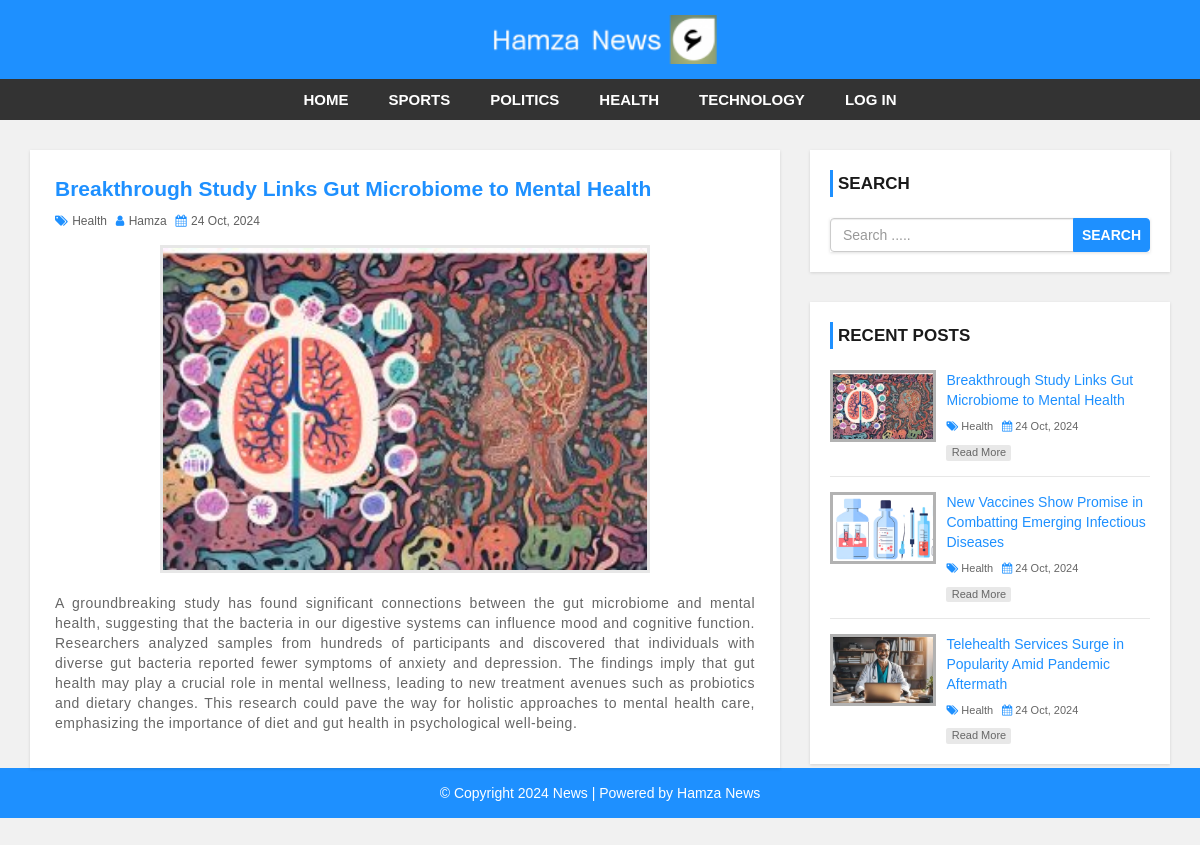
The page /single.php?id=60 on the database its author committed.
### tables this page shows
CREATE TABLE `settings` (
  `id` int(11) NOT NULL,
  `websitename` varchar(60) NOT NULL,
  `logo` varchar(50) NOT NULL,
  `footerdesc` varchar(255) NOT NULL
);

CREATE TABLE `category` (
  `category_id` int(11) NOT NULL,
  `category_name` varchar(100) NOT NULL,
  `post` int(11) NOT NULL DEFAULT 0
);

CREATE TABLE `post` (
  `post_id` int(11) NOT NULL,
  `title` varchar(100) NOT NULL,
  `description` text NOT NULL,
  `category` varchar(100) NOT NULL,
  `post_date` varchar(50) NOT NULL,
  `author` int(11) NOT NULL,
  `post_img` varchar(100) NOT NULL
);

CREATE TABLE `user` (
  `user_id` int(10) UNSIGNED NOT NULL,
  `first_name` varchar(30) NOT NULL,
  `last_name` varchar(30) NOT NULL,
  `username` varchar(30) DEFAULT NULL,
  `password` varchar(40) DEFAULT NULL,
  `role` int(11) NOT NULL
);

### config.php (called while the page is built, shortened)
<?php
$hostname = "http://localhost/news-site";

### single.php (the view, shortened to what this page needs)
<?php include 'header.php'; ?>
<div id="main-content">
    <div class="container">
        <div class="row">
            <div class="col-md-8">
                <div class="post-container">
                    <?php
                    include "config.php";
                    if (isset($_GET['id']) && is_numeric($_GET['id'])) {
                        $post_id = (int)$_GET['id'];
                        $sql = "SELECT post.post_id, post.title, post.description, post.post_date,
                                        category.category_name, user.username, post.category, post.post_img,
                                        user.user_id as author
                                FROM post
                                LEFT JOIN category ON post.category = category.category_id
                                LEFT JOIN user ON post.author = user.user_id
                                WHERE post.post_id = {$post_id}";
                        $result = mysqli_query($conn, $sql) or die("Query Failed: " . mysqli_error($conn));
                        if (mysqli_num_rows($result) > 0) {
                            while ($row = mysqli_fetch_assoc($result)) {
                    ?>
                    <div class="post-content single-post white-bg">
                        <h3><?php echo htmlspecialchars($row['title']); ?></h3>
                        <div class="post-information">
                            <span>
                                <i class="fa fa-tags" aria-hidden="true"></i>
                                <a href='category.php?cid=<?php echo $row['category']; ?>'><?php echo htmlspecialchars($row['category_name']); ?></a>
                            </span>
                            <span>
                                <i class="fa fa-user" aria-hidden="true"></i>
                                <a href='author.php?aid=<?php echo $row['author']; ?>'><?php echo htmlspecialchars($row['username']); ?></a>
                            </span>
                            <span>
                                <i class="fa fa-calendar" aria-hidden="true"></i>
                                <?php echo htmlspecialchars($row['post_date']); ?>
                            </span>
                        </div>
                        <img class="single-feature-image" src="admin/upload/<?php echo htmlspecialchars($row['post_img']); ?>" alt=""/>
                        <p class="description">
                            <?php echo htmlspecialchars($row['description']); ?>
                        </p>
                    </div>
                    <?php
                            }
                        } else {
                            echo "<h2>No Record Found.</h2>";
                        }
                    } else {
                        echo "<h2>Invalid Post ID.</h2>";
                    }
                    ?>
                </div>
            </div>
            <?php include 'sidebar.php'; ?>
        </div>
    </div>
</div>
<?php include 'footer.php'; ?>

### header.php (shortened to what this page needs)
<?php
include "config.php";
?>
<!DOCTYPE html>
<html lang="en">
<head>
    <link rel="stylesheet" href="css/bootstrap.min.css">
    <link rel="stylesheet" href="css/font-awesome.css">
    <link rel="stylesheet" href="css/style.css">
</head>
<body>
<div id="header">
    <div class="container">
        <div class="row">
            <div class="col-md-offset-4 col-md-4">
                <?php
                $sql = "SELECT websitename, logo FROM settings LIMIT 1";
                $result = mysqli_query($conn, $sql);
                if ($result && $row = mysqli_fetch_assoc($result)) {
                    if (empty($row['logo'])) {
                        echo '<a href="index.php"><h1>' . htmlspecialchars($row['websitename']) . '</h1></a>';
                    } else {
                        echo '<a href="index.php" id="logo"><img src="admin/images/' . htmlspecialchars($row['logo']) . '" alt="' . htmlspecialchars($row['websitename']) . '"></a>';
                    }
                }
                ?>
            </div>
            <div class="col-md-4">
            </div>
        </div>
    </div>
</div>
<div id="menu-bar">
    <div class="container">
        <div class="row">
            <div class="col-md-12">
                <?php
                $cat_id = isset($_GET['cid']) && is_numeric($_GET['cid']) ? mysqli_real_escape_string($conn, $_GET['cid']) : 0;
                $sql = "SELECT category_id, category_name FROM category WHERE post > 0";
                $result = mysqli_query($conn, $sql);
                if (mysqli_num_rows($result) > 0) {
                    echo '<ul class="menu">';
                    echo '<li><a href="' . htmlspecialchars($hostname) . '">Home</a></li>';
                    while ($row = mysqli_fetch_assoc($result)) {
                        $active = ($cat_id == $row['category_id']) ? 'active' : '';
                        echo '<li><a class="' . $active . '" href="category.php?cid=' . htmlspecialchars($row['category_id']) . '">' . htmlspecialchars($row['category_name']) . '</a></li>';
                    }
                    if (isset($_SESSION['username'])) {
                        echo '<li><a href="logout-redirect.php">Log Out</a></li>';
                    } else {
                        echo '<li><a href="http://localhost/news-site/admin">Log In</a></li>';
                    }
                    echo '</ul>';
                }
                ?>
            </div>
        </div>
    </div>
</div>
</body>
</html>

### sidebar.php
<div id="sidebar" class="col-md-4">
    <div class="search-box-container">
        <h4>Search</h4>
        <form class="search-post" action="search.php" method ="GET">
            <div class="input-group">
                <input type="text" name="search" class="form-control" placeholder="Search .....">
                <span class="input-group-btn">
                    <button type="submit" class="btn btn-danger">Search</button>
                </span>
            </div>
        </form>
    </div>
    <div class="recent-post-container">
        <h4>Recent Posts</h4>
        <?php
                        include "config.php";
                        $limit =3;
$sql = "SELECT post.post_id, post.title,post.post_date,category.category_name,post.category,post.post_img FROM post
LEFT JOIN category ON post.category = category.category_id
ORDER BY post.post_id DESC LIMIT {$limit}";
  $result = mysqli_query($conn, $sql) or die("Query Failed. : Recent Post");
  if(mysqli_num_rows($result) > 0 ){
    while($row = mysqli_fetch_assoc($result)) {
                        ?>
        <div class="recent-post">
            <a class="post-img" href="single.php?id=<?php echo $row['post_id'];  ?>">
                <img src="admin/upload/<?php echo $row['post_img'];  ?>" alt=""/>
            </a>
            <div class="post-content">
                <h5><a href="single.php?id=<?php echo $row['post_id'];  ?>"> <?php echo $row['title']; ?> </a></h5>
                <span>
                <i class="fa fa-tags" aria-hidden="true"></i>
                <a href='category.php?cid=<?php echo $row['category']; ?>'><?php echo $row['category_name']; ?></a>
                </span>
                <span>
                    <i class="fa fa-calendar" aria-hidden="true"></i>
                    <?php echo $row['post_date'];  ?>
                </span>
                <a class="read-more" href="single.php?id=<?php echo $row['post_id']; ?>">read more</a>
            </div>
        </div>
<?php } } ?>
</div>

### footer.php
<div id ="footer">
    <div class="container">
        <div class="row">
            <div class="col-md-12">
            <?php
                  include "config.php";
                  $sql = "SELECT * FROM settings";
                  $result = mysqli_query($conn, $sql) or die("Query Failed.");
                  if(mysqli_num_rows($result) > 0){
                    while($row = mysqli_fetch_assoc($result)) {
                ?>
                <span><?php echo $row['footerdesc'];  ?></span>
                <?php } }
                 ?>
            </div>
        </div>
    </div>
</div>
</body>
</html>

### css/style.css (style rules this page uses)
body { background: #f1f1f1; font-family: sans-serif,arial,Helvetica; }
a, a:hover, a:focus { text-decoration: none; outline: none; }
ul { margin:0; padding:0; list-style:none; }
form { background: #fff; padding: 25px; box-shadow:0 1px 3px rgba(0, 0, 0, 0.13); }
#header { background: #1e90ff; text-align: center; padding: 15px; }
#logo { display: inline-block; width: 65%; }
#logo img { width: 100%; }
#menu-bar { background: #333; text-align: center; }
#menu-bar .menu > li { display: inline-block; }
.menu > li > a { padding: 10px 20px; display: block; text-transform: uppercase; color: #fff; font-size: 15px; font-weight:600; transition:all 0.5s ease 0s; }
#main-content { padding: 30px 0; min-height: 750px; }
#main-content .post-container { background-color: #fff; padding: 25px; box-shadow: 0 1px 3px rgba(0, 0, 0, 0.13); }
#main-content .post-content { border-bottom: 1px solid #d1d1d1; padding: 0 0 30px; margin-bottom:30px; }
#main-content .post-content img { width: 100%; }
#main-content .post-content h3 { font-size: 21px; line-height: 28px; font-weight: 600; margin: 0 0 7px; }
#main-content .post-content .post-information span { color: #606060; font-size: 12px; text-transform: capitalize; margin: 0 5px 5px 0; display: inline-block; }
#main-content .post-content .post-information i { color: #1e90ff; margin-right: 1px; }
#main-content .post-content .post-information a { color: #606060; text-decoration: none; }
#main-content .post-content p, #main-content .single-post p { color: #666; font-size: 14px; letter-spacing: 0.5px; margin:0 0 10px; }
#main-content .post-content a.read-more { color: #fff; background-color: #1E90FF; font-size: 12px; text-transform: capitalize; padding: 3px 8px; border-radius: 2px; transition: all 0.3s; }
#main-content .single-post { border: none; margin-bottom: 0; padding-bottom: 0; }
#main-content .single-post h3 { color: #1e90ff; }
#main-content .single-post .post-information { margin: 0 0 10px; }
#main-content .single-post p { text-align: justify; }
#main-content .single-post img.single-feature-image { width: 70%; margin: 0 auto 20px; display: block; border: 3px solid #e7e7e7; }
i.fa { color:#222; }
#sidebar h4 { color: #1A1A1A; font-size: 17px; line-height: 27px; font-weight:600; text-transform: uppercase; padding: 0 0 0 5px; margin: 0 0 21px; border-left: 3px solid #1e90ff; }
#sidebar .search-box-container { background-color: #fff; padding: 20px; margin: 0 0 30px; box-shadow: 0 1px 3px rgba(0, 0, 0, 0.13); }
#sidebar .search-post { padding: 0; }
#sidebar .search-post input { color: #606060; }
#sidebar .search-post .btn { font-weight: 600; text-transform: uppercase; padding: 6px 8px; background-color: #1E90FF; border-color: #1E90FF; outline: none; }
#sidebar .recent-post-container { padding: 20px; background: #fff; box-shadow: 0 1px 3px rgba(0, 0, 0, 0.13); }
#sidebar .recent-post { border-bottom: 1px solid #e7e7e7; padding: 0 0 15px; margin: 0 0 15px; }
#sidebar .recent-post:last-child { margin: 0; padding: 0; border: none; }
#sidebar .recent-post .post-img { display: inline-block; width: 33%; border: 3px solid rgba(0,0,0,0.3); vertical-align: top; transition: border .3s; }
#sidebar .recent-post .post-img img { width: 100%; }
#sidebar .recent-post .post-content { width: 65%; display: inline-block; border: none; padding: 0 0 0 7px; margin: 0; }
#sidebar .recent-post h5 { font-size: 14px; line-height: 20px; margin: 0 0 5px; }
#sidebar .recent-post h5 a { color: #1E90FF; }
#sidebar .recent-post span { color: #666; font-size: 11px; display: inline-block; margin: 0 5px 10px 0; }
#sidebar .recent-post span a { color: #666; }
#sidebar .recent-post span i { color: #1E90FF; }
#sidebar .recent-post a.read-more { color: #666; background-color: rgba(0,0,0,0.09); width: 65px; font-size: 11px; text-align: center; padding: 0; display: block; transition: all 0.3s; }
#footer { color: #fff; padding:15px 0; text-align:center; background-color:#1e90ff; }
#footer a { color:#fff; }

### single.php (style rules this page uses)
.white-bg { background-color: white; padding: 20px; margin-bottom: 20px; }
.single-feature-image { max-width: 100%; height: auto; margin-bottom: 20px; }

### rows shown on the page
settings: logo (picture), footerdesc "© Copyright 2024 News | Powered by Hamza News"
category: category_name "SPORTS"
category: category_name "POLITICS"
category: category_name "HEALTH"
category: category_name "TECHNOLOGY"
post: title "Breakthrough Study Links Gut Microbiome to Mental Health", category.category_name "Health", user.username "Hamza", post_date "24 Oct, 2024", post_img (picture), description "A groundbreaking study has found significant connections between the gut microbiome and mental health, suggesting that the bacteria in our digestive systems can influence mood and cognitive function. Researchers analyzed samples from hundreds of participants and discovered that individuals with diverse gut bacteria reported fewer symptoms of anxiety and depression. The findings imply that gut health may play a crucial role in mental wellness, leading to new treatment avenues such as probiotics and dietary changes. This research could pave the way for holistic approaches to mental health care, emphasizing the importance of diet and gut health in psychological well-being."
post: post_img (picture), title "New Vaccines Show Promise in Combatting Emerging Infectious Diseases", category.category_name "Health", post_date "24 Oct, 2024"
post: post_img (picture), title "Telehealth Services Surge in Popularity Amid Pandemic Aftermath", category.category_name "Health", post_date "24 Oct, 2024"
